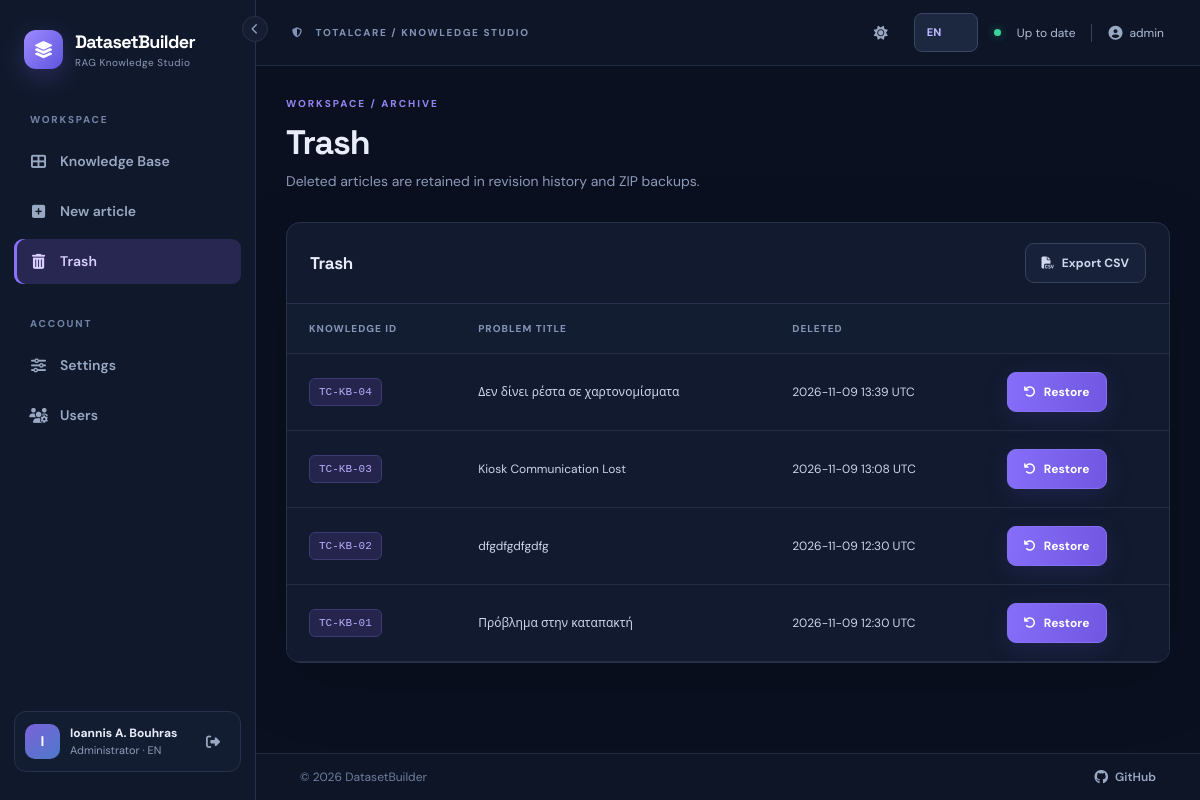
The app's page /trash (signed in), older data.
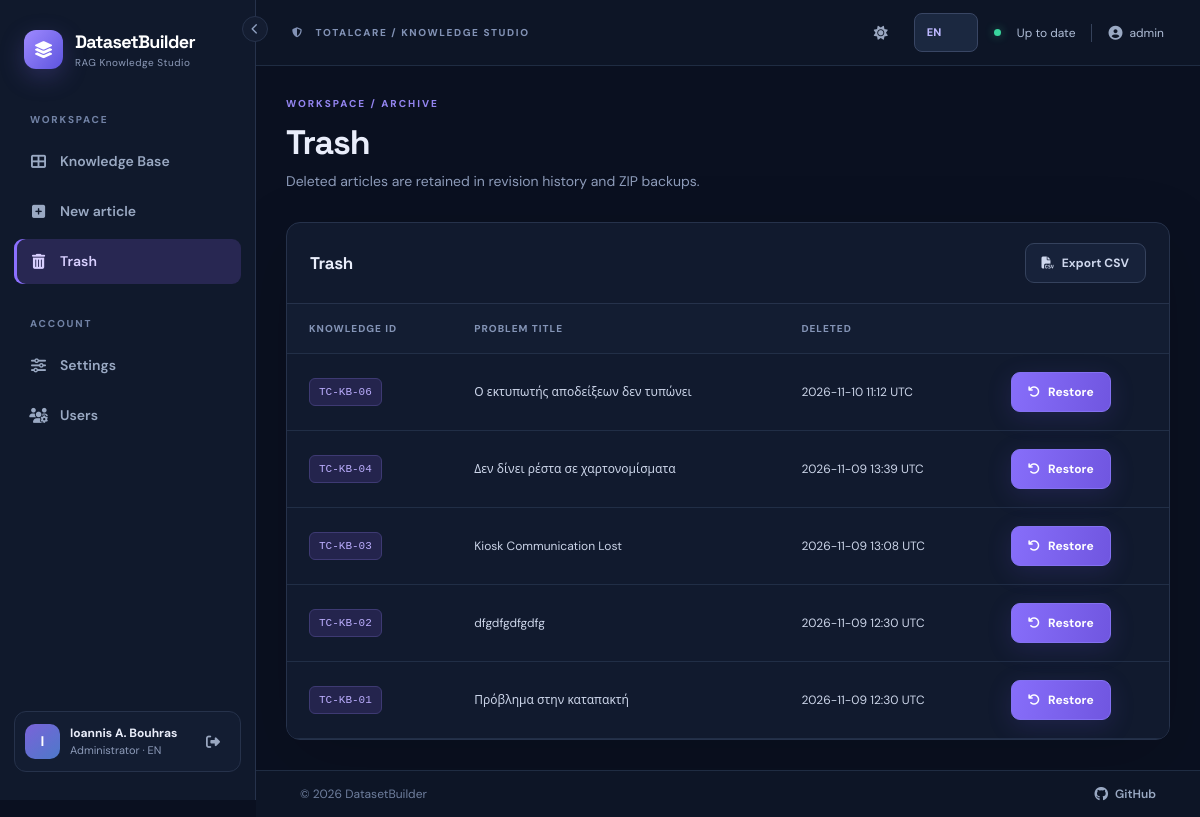
The same page, newer data.
### datasetbuilder/models.py (models this page shows, shortened)
class Document(db.Model):
    __tablename__ = "documents"
    __table_args__ = (Index("ix_documents_search_filters", "deleted_at", "knowledge_status", "category"),)
    id = db.Column(db.Integer, primary_key=True)
    title = db.Column(db.String(240), nullable=False)
    slug = db.Column(db.String(260), nullable=False)
    markdown = db.Column(db.Text, nullable=False)
    category = db.Column(db.String(120), nullable=False, default="General")
    knowledge_status = db.Column(db.String(60), nullable=False, default="Draft")
    product = db.Column(db.String(120), nullable=False, default="TotalCare")
    language = db.Column(db.String(40), nullable=False, default="English")
    created_by_id = db.Column(db.Integer, db.ForeignKey("users.id", ondelete="RESTRICT"), nullable=False)
    updated_by_id = db.Column(db.Integer, db.ForeignKey("users.id", ondelete="RESTRICT"), nullable=False)
    revision = db.Column(db.Integer, nullable=False, default=1)
    created_at = db.Column(db.DateTime, nullable=False, default=utcnow)
    updated_at = db.Column(db.DateTime, nullable=False, default=utcnow)
    deleted_at = db.Column(db.DateTime)
    sync_error = db.Column(db.Text)
    created_by = db.relationship("User", foreign_keys=[created_by_id], lazy="joined")
    updated_by = db.relationship("User", foreign_keys=[updated_by_id], lazy="joined")
    versions = db.relationship("DocumentRevision", back_populates="document", order_by="DocumentRevision.number.desc()")
    @property
    def kb_id(self):
        from flask import current_app
        return f"{current_app.config['KB_PREFIX']}-{self.id:0{current_app.config['KB_PADDING']}d}"

### datasetbuilder/views.py (the view)
@bp.get('/trash')
@login_required
def trash():
    can_edit()
    docs = (db.session.query(Document).filter(Document.deleted_at.is_not(None))
            .order_by(Document.deleted_at.desc(), Document.id.desc())
            .paginate(page=current_page(), per_page=PAGE_SIZE, error_out=False))
    return render_template('trash.html', records=docs)

### datasetbuilder/__init__.py (called while the page is built)
@login_manager.user_loader
def load_user(user_id):
    try:
        user = db.session.get(User, int(user_id))
        return user if user and user.active else None
    except (TypeError, ValueError):
        return None

### datasetbuilder/i18n.py (called while the page is built)
def translate(key, lang='en'):
    return (EL if lang == 'el' else EN).get(key, EN.get(key, key))

### datasetbuilder/metadata_options.py (called while the page is built)
def all_options():
    options = {field: [] for field in OPTION_FIELDS}
    for option in db.session.query(MetadataOption).order_by(MetadataOption.position, MetadataOption.id):
        if option.field in options:
            options[option.field].append(option)
    return options

### datasetbuilder/models.py (called while the page is built)
    @property
    def is_active(self):
        return self.active

    def can_edit(self):
        return self.role in ("admin", "editor")

    def is_admin(self):
        return self.role == "admin"

### datasetbuilder/pagination.py (called while the page is built)
def current_page():
    return max(request.args.get('page', 1, type=int), 1)

### datasetbuilder/views.py (called while the page is built)
def can_edit():
    if not current_user.can_edit():
        abort(403)

### datasetbuilder/templates/trash.html (shortened to what this page needs)
{% extends 'base.html' %}
{% from '_pagination.html' import pagination with context %}
{% block content %}
<div class="wide-container">
  <div class="page-head"><div><div class="eyebrow">{{ t('archive_eyebrow')|upper }}</div><h1>{{ t('trash') }}</h1><p class="muted">{{ t('trashed_hint') }}</p></div></div>
  <div class="surface">
    <div class="surface-header"><h2>{{ t('trash') }}</h2><a class="btn btn-outline-light-custom" href="{{ url_for('main.export_trash_csv') }}"><i class="fa-solid fa-file-csv me-2"></i>{{ t('export_csv') }}</a></div>
    {% if records.items %}
    <div class="table-responsive"><table class="table data-table"><thead><tr><th>{{ t('kb_code') }}</th><th>{{ t('title') }}</th><th>{{ t('deleted') }}</th><th></th></tr></thead><tbody>
      {% for doc in records.items %}<tr><td><span class="code-tag">{{ doc.kb_id }}</span></td><td>{{ doc.title }}</td><td>{{ doc.deleted_at.strftime('%Y-%m-%d %H:%M') }} UTC</td><td><form method="post" action="{{ url_for('main.restore_document', doc_id=doc.id) }}"><input type="hidden" name="csrf_token" value="{{ csrf_token() }}"><button class="btn btn-sm btn-primary"><i class="fa-solid fa-arrow-rotate-left me-2"></i>{{ t('restore') }}</button></form></td></tr>{% endfor %}
    </tbody></table></div>
    {% else %}<div class="empty-state"><i class="fa-solid fa-trash-can"></i><p>{{ t('no_articles') }}</p></div>{% endif %}
  </div>
</div>
{% endblock %}

Row changes from the older to the newer data that the page shows:
now on this page (row edited): Document: kb_id "TC-KB-06", title "Ο εκτυπωτής αποδείξεων δεν τυπώνει", deleted_at "2026-11-10 11:12", t "Restore"
